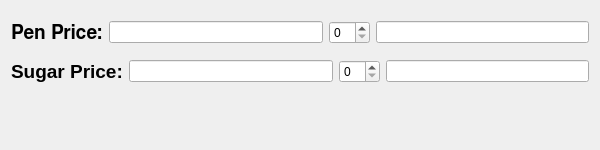
<?xml version="1.0" encoding="UTF-8"?>
<ui version="4.0">
 <class>Form</class>
 <widget class="QWidget" name="Form">
  <property name="geometry">
   <rect>
    <x>0</x>
    <y>0</y>
    <width>600</width>
    <height>150</height>
   </rect>
  </property>
  <property name="windowTitle">
   <string>Form</string>
  </property>
  <layout class="QVBoxLayout" name="verticalLayout">
   <item>
    <layout class="QHBoxLayout" name="horizontalLayout" stretch="0,0,0,0">
     <property name="topMargin">
      <number>10</number>
     </property>
     <item>
      <widget class="QLabel" name="label">
       <property name="font">
        <font>
         <family>FreeSans</family>
         <pointsize>14</pointsize>
         <bold>true</bold>
        </font>
       </property>
       <property name="text">
        <string>Pen Price:</string>
       </property>
      </widget>
     </item>
     <item>
      <widget class="QLineEdit" name="lineEdit_p_price"/>
     </item>
     <item>
      <widget class="QSpinBox" name="spinBox"/>
     </item>
     <item>
      <widget class="QLineEdit" name="lineEdit_p_total"/>
     </item>
    </layout>
   </item>
   <item>
    <layout class="QHBoxLayout" name="horizontalLayout_2">
     <property name="topMargin">
      <number>10</number>
     </property>
     <item>
      <widget class="QLabel" name="label_2">
       <property name="font">
        <font>
         <pointsize>14</pointsize>
         <bold>true</bold>
        </font>
       </property>
       <property name="text">
        <string>Sugar Price:</string>
       </property>
      </widget>
     </item>
     <item>
      <widget class="QLineEdit" name="lineEdit_s_price"/>
     </item>
     <item>
      <widget class="QSpinBox" name="spinBox_2"/>
     </item>
     <item>
      <widget class="QLineEdit" name="lineEdit_s_total"/>
     </item>
    </layout>
   </item>
   <item>
    <widget class="QLabel" name="label_result">
     <property name="font">
      <font>
       <family>FreeSans</family>
       <pointsize>16</pointsize>
       <bold>true</bold>
      </font>
     </property>
     <property name="text">
      <string/>
     </property>
    </widget>
   </item>
  </layout>
 </widget>
 <resources/>
 <connections/>
</ui>
